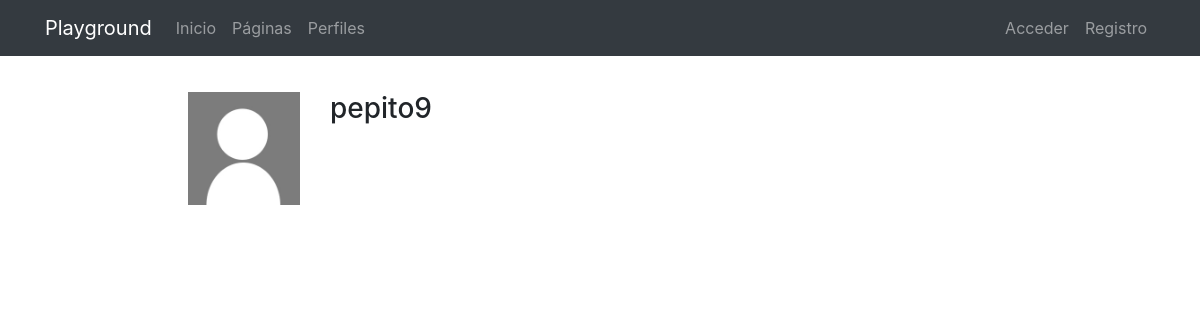
/profiles/pepito9/, run on an earlier commit of the app's database.
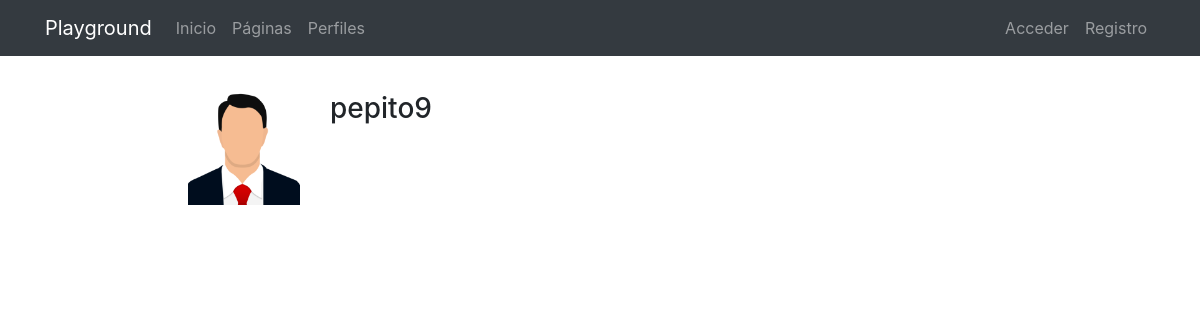
And on a later commit of the database.
### registration/models.py (models this page shows)
class Profile(models.Model):
  user = models.OneToOneField(User, on_delete=models.CASCADE)
  avatar = models.ImageField(upload_to=custom_upload_to, null=True, blank=True)
  bio = models.TextField(null=True, blank=True)
  link = models.URLField(max_length=200, null=True, blank=True)

### profiles/views.py (the view)
# urls.py: path('<username>/', ProfileDetailView.as_view(), name='detail'),
class ProfileDetailView(DetailView):
    model = Profile
    template_name = 'profiles/profile_detail.html'
    def get_object(self):
        return get_object_or_404(Profile, user__username=self.kwargs['username'])

### profiles/templates/profiles/profile_detail.html (shortened to what this page needs)
{% extends 'core/base.html' %}
{% load static %}
{% block content %}
<main role="main">
  <div class="container">
    <div class="row mt-3">
      <div class="col-md-9 mx-auto mb-5">
        <form action="" method="post" enctype="multipart/form-data">{% csrf_token %}
          <div class="row">
            <div class="col-md-2">
              {% if profile.avatar %}
                <img src="{{profile.avatar.url}}" class="img-fluid">
              {% else %}
                <img src="{% static 'registration/img/no-avatar.jpg' %}" class="img-fluid">
              {% endif %}
            </div>
            <div class="col-md-10">
              <h3>{{profile.user}}</h3>
            </div>
          </div>
        </form>
      </div>
    </div>
  </div>
</main>
{% endblock %}

### core/templates/core/base.html (shortened to what this page needs)
<!DOCTYPE html>
<html lang="es">
  <head>
    {% load static %}
    <link href="{% static 'core/vendor/bootstrap/css/bootstrap.min.css' %}" rel="stylesheet">
    <link href="{% static 'core/vendor/font-awesome/css/font-awesome.min.css' %}" rel="stylesheet" type="text/css">
    <link href="{% static 'core/css/main.css' %}" rel="stylesheet">
  </head>
  <body>
    <body>
      <nav class="navbar navbar-expand-lg navbar-dark bg-dark">
        <div class="container">
          <a class="navbar-brand" href="{% url 'home' %}">Playground</a>
          <div class="collapse navbar-collapse" id="ned">
            <ul class="navbar-nav mr-auto">
              <li class="nav-item">
                <a class="nav-link" href="{% url 'home' %}">Inicio</a>
              </li>
              <li class="nav-item">
                <a class="nav-link" href="{% url 'pages:pages' %}">Páginas</a>
              </li>
              <li class="nav-item">
                <a class="nav-link" href="{% url 'profiles:list' %}">Perfiles</a>
              </li>
            </ul>
            <ul class="navbar-nav">
              {% if not request.user.is_authenticated %}
                <li class="nav-item">
                  <a class="nav-link" href="{% url 'login' %}">
                    Acceder
                  </a>
                </li>
                <li class="nav-item">
                  <a class="nav-link" href="{% url 'signup' %}">
                    Registro
                  </a>
                </li>
              {% endif %}
            </ul>
          </div>
        </div>
      </nav>
      {% block content %}{% endblock %}
  </body>
</html>

### core/static/core/css/main.css (style rules this page uses)
main { padding-top: 20px; }
:root { --jumbotron-padding-y: 3rem; }

What changed in the data, as far as the page shows it:
changed Profile "pepito9": avatar: picture added
